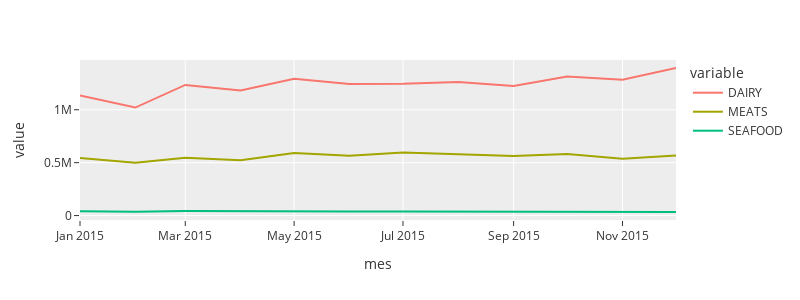

Write notebook code for a chart like this one.
### Code cell
fig = px.line(
    df,
    width=800, # DIMENSIONES del ancho en pixeles
    height=300,  # DIMENSIONES del alto en pixeles
    template='ggplot2' # ESTILOS POR TEMA: https://plotly.com/python/templates/
)
fig.show()

### Figure 1 — Plotly figure (JSON) as saved in the notebook; plotly's stock layout.template omitted (floating-point values rounded to 4 significant figures)
{"data": [{"hovertemplate": "variable=DAIRY<br>mes=%{x}<br>value=%{y}<extra></extra>", "legendgroup": "DAIRY", "line": {"color": "#F8766D", "dash": "solid"}, "marker": {"symbol": "circle"}, "mode": "lines", "name": "DAIRY", "orientation": "v", "showlegend": true, "x": ["2015-01", "2015-02", "2015-03", "2015-04", "2015-05", "2015-06", "2015-07", "2015-08", "2015-09", "2015-10", "2015-11", "2015-12"], "xaxis": "x", "y": [1134521, 1020747, 1234851, 1181180, 1293308, 1243588, 1244815, 1263428, 1224619, 1314827, 1283672, 1394582], "yaxis": "y", "type": "scatter"}, {"hovertemplate": "variable=MEATS<br>mes=%{x}<br>value=%{y}<extra></extra>", "legendgroup": "MEATS", "line": {"color": "#A3A500", "dash": "solid"}, "marker": {"symbol": "circle"}, "mode": "lines", "name": "MEATS", "orientation": "v", "showlegend": true, "x": ["2015-01", "2015-02", "2015-03", "2015-04", "2015-05", "2015-06", "2015-07", "2015-08", "2015-09", "2015-10", "2015-11", "2015-12"], "xaxis": "x", "y": [543100.0, 498700.0, 546500.0, 522300.0, 591700.0, 565000.0, 594900.0, 581200.0, 562700.0, 580800.0, 535900.0, 567400.0], "yaxis": "y", "type": "scatter"}, {"hovertemplate": "variable=SEAFOOD<br>mes=%{x}<br>value=%{y}<extra></extra>", "legendgroup": "SEAFOOD", "line": {"color": "#00BF7D", "dash": "solid"}, "marker": {"symbol": "circle"}, "mode": "lines", "name": "SEAFOOD", "orientation": "v", "showlegend": true, "x": ["2015-01", "2015-02", "2015-03", "2015-04", "2015-05", "2015-06", "2015-07", "2015-08", "2015-09", "2015-10", "2015-11", "2015-12"], "xaxis": "x", "y": [40470.0, 36070.0, 43810.0, 39980.0, 42510.0, 38780.0, 38540.0, 37770.0, 41910.0, 41420.0, 38820.0, 33730.0], "yaxis": "y", "type": "scatter"}], "layout": {"xaxis": {"anchor": "y", "domain": [0, 1], "title": {"text": "mes"}}, "yaxis": {"anchor": "x", "domain": [0, 1], "title": {"text": "value"}}, "legend": {"title": {"text": "variable"}, "tracegroupgap": 0}, "margin": {"t": 60}, "height": 300, "width": 800}}
